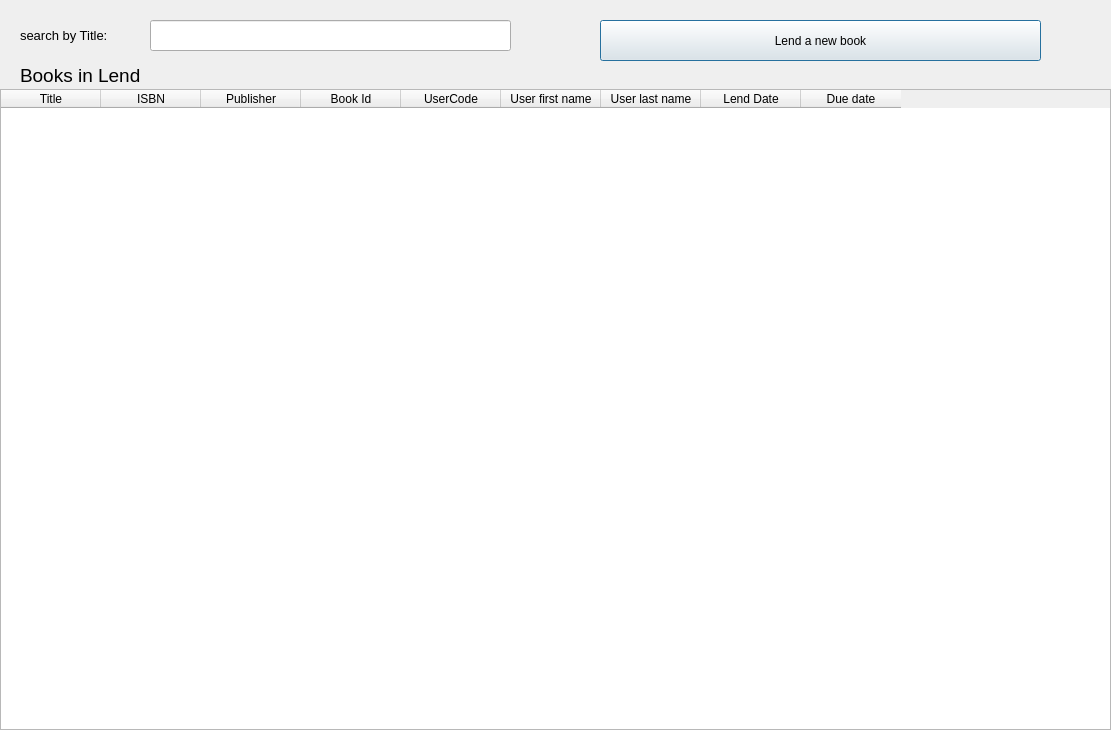
<?xml version="1.0" encoding="UTF-8"?>
<ui version="4.0">
 <class>lending</class>
 <widget class="QDialog" name="lending">
  <property name="geometry">
   <rect>
    <x>0</x>
    <y>0</y>
    <width>1111</width>
    <height>730</height>
   </rect>
  </property>
  <property name="windowTitle">
   <string>Lending Page</string>
  </property>
  <widget class="QTableWidget" name="tableLending">
   <property name="geometry">
    <rect>
     <x>0</x>
     <y>89</y>
     <width>1111</width>
     <height>641</height>
    </rect>
   </property>
   <column>
    <property name="text">
     <string>Title</string>
    </property>
   </column>
   <column>
    <property name="text">
     <string>ISBN</string>
    </property>
   </column>
   <column>
    <property name="text">
     <string>Publisher</string>
    </property>
   </column>
   <column>
    <property name="text">
     <string>Book Id</string>
    </property>
   </column>
   <column>
    <property name="text">
     <string>UserCode</string>
    </property>
   </column>
   <column>
    <property name="text">
     <string>User first name</string>
    </property>
   </column>
   <column>
    <property name="text">
     <string>User last name</string>
    </property>
   </column>
   <column>
    <property name="text">
     <string>Lend Date</string>
    </property>
   </column>
   <column>
    <property name="text">
     <string>Due date</string>
    </property>
   </column>
  </widget>
  <widget class="QLineEdit" name="titleTxt">
   <property name="geometry">
    <rect>
     <x>150</x>
     <y>20</y>
     <width>361</width>
     <height>31</height>
    </rect>
   </property>
  </widget>
  <widget class="QLabel" name="label">
   <property name="geometry">
    <rect>
     <x>20</x>
     <y>20</y>
     <width>151</width>
     <height>31</height>
    </rect>
   </property>
   <property name="font">
    <font>
     <pointsize>10</pointsize>
    </font>
   </property>
   <property name="text">
    <string>search by Title:</string>
   </property>
  </widget>
  <widget class="QPushButton" name="newLendBtn">
   <property name="geometry">
    <rect>
     <x>600</x>
     <y>20</y>
     <width>441</width>
     <height>41</height>
    </rect>
   </property>
   <property name="text">
    <string>Lend a new book</string>
   </property>
   <property name="icon">
    <iconset>
     <normaloff>images/4 (2).png</normaloff>images/4 (2).png</iconset>
   </property>
  </widget>
  <widget class="QLabel" name="label_2">
   <property name="geometry">
    <rect>
     <x>20</x>
     <y>60</y>
     <width>161</width>
     <height>31</height>
    </rect>
   </property>
   <property name="font">
    <font>
     <pointsize>14</pointsize>
    </font>
   </property>
   <property name="text">
    <string>Books in Lend</string>
   </property>
  </widget>
 </widget>
 <resources/>
 <connections/>
</ui>
